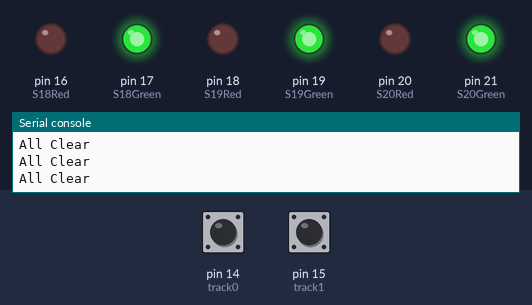
The program below on a simulated MicroPython board. Shown: output pins drawn as LEDs (lit = HIGH), the last lines printed to the serial console. The test bench sets the inputs (shaded band); at power-on: pin 14 (track0) LOW, pin 15 (track1) LOW.

Above: at 8.7 s.
8.8 s: pin 14 (track0) pulled HIGH for 0.15 s
At 8.95 s:
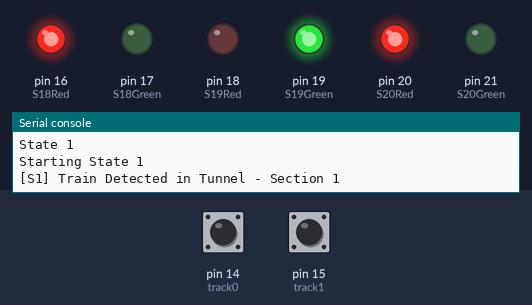
10.5 s: pin 14 (track0) pulled HIGH for 3.2 s
At 14.8 s:
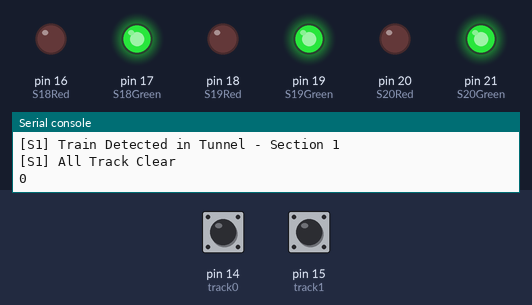
15.2 s: pin 15 (track1) pulled HIGH for 3.2 s
At 16.2 s:
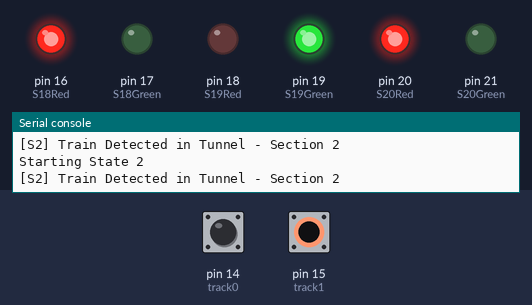
19.9 s: pin 14 (track0) driven HIGH and pin 15 (track1) driven HIGH
At 21.0 s:
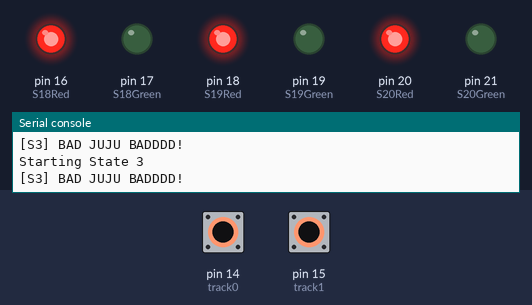
Timing chart, 0 to 22.5 s (numbered marks = the images above; inputs shaded):
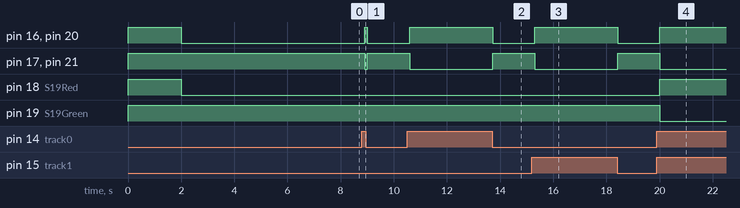

The program:

main.py
```python
# Millerbeck Tunnel Code
# Version 1.0
# Release Date 27.10.2021

# Import Required Modules
from machine import Pin
import time

# Define LED GPIO Pins
S18Red = Pin(16, Pin.OUT)  # Tunnel Entrance
S18Green = Pin(17, Pin.OUT)
S19Red = Pin(18, Pin.OUT)  # Tunnel Middle
S19Green = Pin(19, Pin.OUT)
S20Red = Pin(20, Pin.OUT)  # Tunnel Bank End
S20Green = Pin(21, Pin.OUT)

# Define Track Circuit GPIO
track0 = Pin(14, Pin.IN, Pin.PULL_DOWN)  # enter BROWN
track1 = Pin(15, Pin.IN, Pin.PULL_DOWN)  # mid  RED

### Code ###
# System Boot Check LED Status
S18Green.value(1)
S18Red.value(1)
S19Green.value(1)
S19Red.value(1)
S20Green.value(1)
S20Red.value(1)
time.sleep(2)
print("System Booted! - LED Check")

# Initial Track Check and Value Config
CheckTime = 0
while CheckTime < 5:
    if track0.value() == 0 and track1.value() == 0:
        S18Green.value(1)
        S18Red.value(0)
        S19Green.value(1)
        S19Red.value(0)
        S20Green.value(1)
        S20Red.value(0)
        State = 0
        print("All Clear")
        time.sleep(0.1)
    else:
        S18Green.value(0)
        S18Red.value(1)
        S19Green.value(0)
        S19Red.value(1)
        S20Green.value(0)
        S20Red.value(1)
        print("Object Detected")
        time.sleep(0.1)
    CheckTime = CheckTime + 1
    time.sleep(1.0)

while True:
    # Define Circuit Values
    if track0.value() == 1 and track1.value() == 0:
        # State 1 = Tunnel Occupied
        State = 1
        time.sleep(0.1)
        print("Section1")
        print("State", State)

    if track0.value() == 0 and track1.value() == 1:
        # State 2 = bank Occupied
        State = 2
        time.sleep(0.1)
        print("Section2")
        print("State", State)

    if track0.value() == 1 and track1.value() == 1:
        # State 3 = Both Occupied
        State = 3
        time.sleep(0.1)
        print("SectionBoth")
        print("State", State)

    # State 0 = Blank - Boot Order
    # State 1 = Tunnel Occupied - Done
    # State 2 = bank Occupied
    # State 3 = Both Occupied
    while State == 1:
        print("Starting State 1")
        # 1)tunnel occupied-S18 and s20 to red
        if track0.value() == 1 and track1.value() == 0:
            print("[S1] Train Detected in Tunnel - Section 1")
            S18Green.value(0)
            S18Red.value(1)
            S19Green.value(1)
            S19Red.value(0)
            S20Green.value(0)
            S20Red.value(1)
            time.sleep(0.1)

        # 2)Tunnel occupied and then 2nd section occupied- s19 to red
        if track0.value() == 1 and track1.value() == 1:
            print("[S1] Train Detected in Tunnel - Section 2")
            S18Green.value(0)
            S18Red.value(1)
            S19Green.value(0)
            S19Red.value(1)
            time.sleep(0.1)

        # 3)Both occupied and tunnel clears- s18 to green
        if track0.value() == 0 and track1.value() == 1:
            print("[S1] Tunnel Clear")
            S18Red.value(0)
            S18Green.value(1)
            time.sleep(0.1)

        # 4)both clear- all to green, this is the main 'reset state'
        if track0.value() == 0 and track1.value() == 0:
            print("[S1] All Track Clear")
            S18Green.value(1)
            S18Red.value(0)
            S19Green.value(1)
            S19Red.value(0)
            S20Green.value(1)
            S20Red.value(0)
            time.sleep(0.1)
            State = 0
            print(State)

    while State == 2:
        print("Starting State 2")
        # 5)2nd section occupied while tunnel is clear- s18, s19, s20 all red
        if track0.value() == 0 and track1.value() == 1:
            print("[S2] Train Detected in Tunnel - Section 2")
            S18Green.value(0)
            S18Red.value(1)
            S19Green.value(1)
            S19Red.value(0)
            S20Green.value(0)
            S20Red.value(1)
            time.sleep(0.1)

        # 6)tunnel become occupied while 2nd occupied- s18, s19, s20 all red
        if track0.value() == 1 and track1.value() == 1:
            print("[S2] Train Detected in Tunnel - Section 1")
            S18Green.value(0)
            S18Red.value(1)
            S19Green.value(0)
            S19Red.value(1)
            S20Green.value(0)
            S20Red.value(1)
            time.sleep(0.1)

        # 7)2nd section clears while tunnel occupied- s19 to green
        if track0.value() == 1 and track1.value() == 0:
            print("[S2] Tunnel Clear")
            S20Red.value(0)
            S20Green.value(1)
            time.sleep(0.1)

        # 4)both clear- all to green, this is the main 'reset state'
        if track0.value() == 0 and track1.value() == 0:
            print("[S2] All Track Clear")
            S18Green.value(1)
            S18Red.value(0)
            S19Green.value(1)
            S19Red.value(0)
            S20Green.value(1)
            S20Red.value(0)
            State = 0
            time.sleep(0.1)

    while State == 3:
        print("Starting State 3")
        # 6)tunnel become occupied while 2nd occupied- s18, s19, s20 all red
        if track0.value() == 1 and track1.value() == 1:
            print("[S3] BAD JUJU BADDDD!")
            S18Green.value(0)
            S18Red.value(1)
            S19Green.value(0)
            S19Red.value(1)
            S20Green.value(0)
            S20Red.value(1)
            time.sleep(0.1)
        else:
            State = 0
```

Measured:
- after the input at 8.8 s, pin 16 (S18Red), pin 20 (S20Red): LOW → HIGH after 0.10 s, → LOW 0.10 s later; pin 17 (S18Green), pin 21 (S20Green): HIGH → LOW after 0.10 s, → HIGH 0.10 s later
- after the input at 10.5 s, pin 16 (S18Red), pin 20 (S20Red): LOW → HIGH after 0.10 s, → LOW 3.1 s later; pin 17 (S18Green), pin 21 (S20Green): HIGH → LOW after 0.10 s, → HIGH 3.1 s later
- after the input at 15.2 s, pin 16 (S18Red), pin 20 (S20Red): LOW → HIGH after 0.10 s, → LOW 3.1 s later; pin 17 (S18Green), pin 21 (S20Green): HIGH → LOW after 0.10 s, → HIGH 3.1 s later
- after the input at 19.9 s, pin 16 (S18Red), pin 18 (S19Red), pin 20 (S20Red): LOW → HIGH after 0.10 s; pin 17 (S18Green), pin 19 (S19Green), pin 21 (S20Green): HIGH → LOW after 0.10 s
